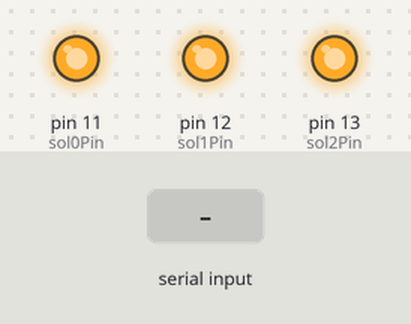
Bench run of a sketch on a simulated Arduino Uno, built with avr-gcc and run on an emulated ATmega328P. Shown: output pins drawn as LEDs (lit = HIGH). The test bench sets the inputs (shaded band). What the sketch prints to the serial monitor is not drawn.

Above: at 1.2 s.
1.3 s: byte 30 received over Serial
At 2.1 s:
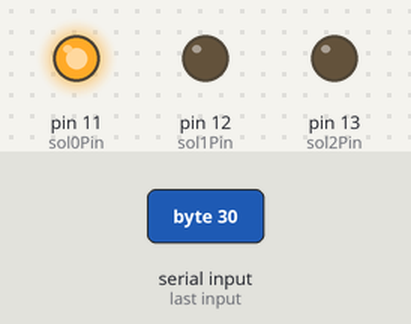
3.9 s: byte 90 received over Serial
At 4.6 s:
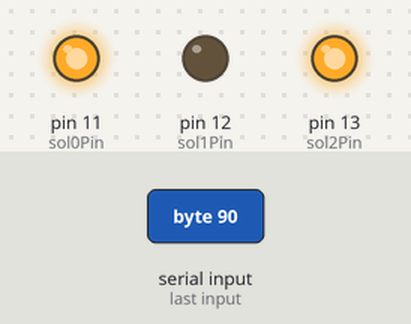
Timing chart, 0 to 6.9 s (numbered marks = the images above; inputs shaded):
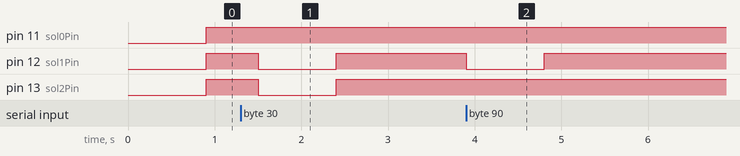

Measured:
- after the input at 1.3 s, pin 12 (sol1Pin), pin 13 (sol2Pin): HIGH → LOW after 0.20 s, → HIGH 0.90 s later
- after the input at 3.9 s, pin 12 (sol1Pin): HIGH → LOW at once, → HIGH 0.90 s later

The sketch:

SerialRelayControl.ino
```cpp
const int sol0Pin = 11;
const int sol1Pin = 12;
const int sol2Pin = 13;

long lastSerialCommand = 0;

void setup() {
  Serial.begin(9600);

  pinMode(sol0Pin, OUTPUT);
  pinMode(sol1Pin, OUTPUT);
  pinMode(sol2Pin, OUTPUT);
}

void resetAll() {
  // REVERSE LOGIC
  digitalWrite(sol0Pin, HIGH);
  digitalWrite(sol1Pin, HIGH);
  digitalWrite(sol2Pin, HIGH);
}

// control: each bit enables or disables the solenoid outputs
void updateSolenoids(int control) {
  // relays use inverse logic, so we *enable* them with LOW and
  // disable with HIGH, leaving the interrupted wire plugged on
  // "normally closed" to prevent flooding if something goes
  // wrong
  digitalWrite(sol0Pin, control & 0x1 ? LOW : HIGH);
  digitalWrite(sol1Pin, control & 0x2 ? LOW : HIGH);
  digitalWrite(sol2Pin, control & 0x4 ? LOW : HIGH);
}

void loop() {
  while (Serial.available() > 0) {
    int control = Serial.read();
    Serial.write(control);
    Serial.flush();
    if (Serial.available() == 0)
      updateSolenoids(control);
    lastSerialCommand = millis();
  }

  if (millis() - lastSerialCommand > 800)
    resetAll();

  delay(300);
}
```
